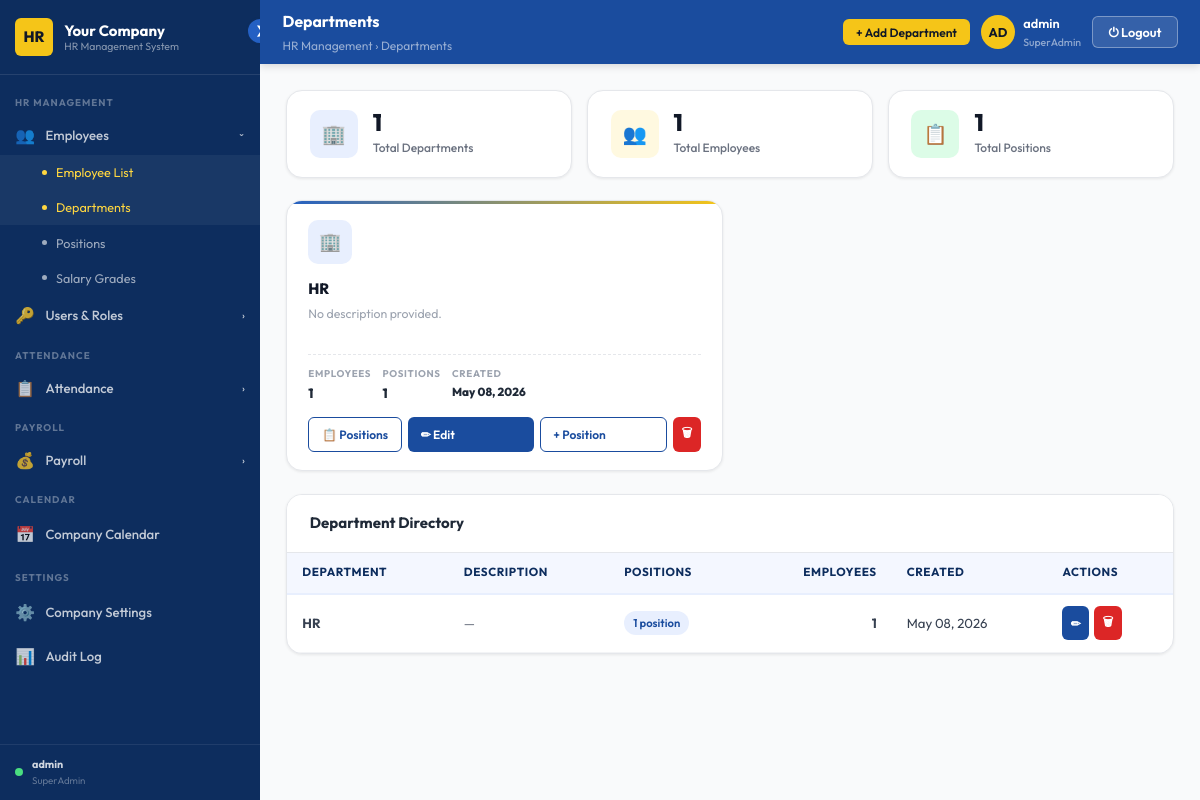
The page /employees/departments/ (signed in) on the database its author committed.
### employees/models.py (models this page shows, shortened)
class Department(models.Model):
    name        = models.CharField(max_length=100)
    description = models.TextField(blank=True)
    created_at  = models.DateTimeField(auto_now_add=True)

### employees/views.py (the view, shortened to what this page needs)
@login_required
def departments_view(request):
    departments = Department.objects.annotate(
        emp_count      = Count('employee', distinct=True),
        position_count = Count('position', distinct=True),
    ).prefetch_related('position_set').order_by('name')
    for dept in departments:
        dept.positions_detail = dept.position_set.annotate(
            emp_count=Count('employee')
        ).order_by('name')
    return render(request, 'hrms/departments.html', {
        'departments': departments,
        **_branding(),
    })

### accounts/access.py (called while the page is built, shortened)
def get_user_role(user):
    if not user or not user.is_authenticated:
        return None
    if user.is_superuser:
        return _MockRole('SuperAdmin')

def has_admin_role(user):
    role = get_user_role(user)
    return role is not None and role.name in ADMIN_ROLES

    def __call__(self, request):
        path = request.path
        if path in PUBLIC_PATHS:
            return self.get_response(request)
        if any(path.startswith(p) for p in PUBLIC_PREFIXES):
            return self.get_response(request)
        if any(path.startswith(p) for p in self.ADMIN_PREFIXES):
            if not request.user.is_authenticated:
                return redirect(f'/login/?next={path}')
            if not has_admin_role(request.user):
                return render(request, 'hrms/403.html', status=403)
        return self.get_response(request)

### accounts/context_processors.py (called while the page is built, shortened)
def user_role(request):
    role      = get_user_role(request.user)
    role_name = role.name if role else ''
    return {
        'user_role':      role,
        'is_super_admin': role_name == 'SuperAdmin',
        'is_hr_admin':    role_name in {'SuperAdmin', 'HRAdmin'},
        'is_staff_admin': role_name in {'SuperAdmin', 'HRAdmin', 'StaffAdmin'},
    }

### employees/views.py (called while the page is built)
def _branding():
    try:
        s = CompanySettings.objects.first()
        if s:
            return {
                'company_name':     s.company_name,
                'company_initials': s.company_initials,
                'company_logo':     s.company_logo.url if s.company_logo else '',
            }
    except Exception:
        pass
    return {
        'company_name':     'Your Company',
        'company_initials': 'HR',
        'company_logo':     '',
    }

### templates/hrms/departments.html (shortened to what this page needs)
{% extends "hrms/admin_base.html" %}
{% load static %}
{% block page_title %}Departments{% endblock %}
{% block breadcrumb %}HR Management › Departments{% endblock %}
{% block header_actions %}
  <button class="btn btn-gold btn-sm" onclick="openModal('add-dept-modal'); resetDeptForm();">+ Add Department</button>
{% endblock %}
{% block content %}
<div style="display:grid;grid-template-columns:repeat(3,1fr);gap:1rem;margin-bottom:1.5rem;">
  <div class="stat-card">
    <div class="stat-icon blue">🏢</div>
    <div><div class="stat-num">{{ departments|length }}</div><div class="stat-label">Total Departments</div></div>
  </div>
  <div class="stat-card">
    <div class="stat-icon gold">👥</div>
    <div>
      <div class="stat-num">{% for d in departments %}{{ d.emp_count|add:0 }}{% if not forloop.last %}+{% endif %}{% endfor %}</div>
      <div class="stat-label">Total Employees</div>
    </div>
  </div>
  <div class="stat-card">
    <div class="stat-icon green">📋</div>
    <div>
      <div class="stat-num">{% for d in departments %}{{ d.position_count|add:0 }}{% if not forloop.last %}+{% endif %}{% endfor %}</div>
      <div class="stat-label">Total Positions</div>
    </div>
  </div>
</div>
<div class="dept-grid">
  {% for dept in departments %}
  <div class="dept-card">
    <div class="dept-icon">🏢</div>
    <div class="dept-name">{{ dept.name }}</div>
    <div class="dept-desc">{{ dept.description|default:"No description provided." }}</div>
    <div class="dept-meta">
      <div class="dept-meta-item">
        <span class="label">Employees</span>
        <span class="val">{{ dept.emp_count }}</span>
      </div>
      <div class="dept-meta-item">
        <span class="label">Positions</span>
        <span class="val">{{ dept.position_count }}</span>
      </div>
      <div class="dept-meta-item">
        <span class="label">Created</span>
        <span class="val" style="font-size:.78rem;">{{ dept.created_at|date:"M d, Y" }}</span>
      </div>
    </div>
    <div class="dept-actions">
      {% if dept.positions_detail %}
      <button class="btn btn-outline btn-sm" style="flex:0;"
              onclick="togglePositions({{ dept.id }})">📋 Positions</button>
      {% endif %}
      <button class="btn btn-primary btn-sm" style="flex:1;"
              onclick="editDept({{ dept.id }}, '{{ dept.name|escapejs }}', '{{ dept.description|escapejs }}')">
        ✏ Edit
      </button>
      <button class="btn btn-outline btn-sm" style="flex:1;"
              onclick="resetPositionForm(); openModal('add-position-modal'); document.getElementById('pos-dept-id').value={{ dept.id }}; document.getElementById('pos-dept-name').textContent='{{ dept.name|escapejs }}'">
        + Position
      </button>
      <button class="btn btn-danger btn-sm btn-icon"
              onclick="deleteDept({{ dept.id }}, '{{ dept.name|escapejs }}', {{ dept.emp_count }})">🗑</button>
    </div>
  </div>
  {% empty %}
  <div style="grid-column:1/-1;text-align:center;padding:3rem;color:var(--gray-400);">
    <div style="font-size:2.5rem;margin-bottom:.75rem;">🏢</div>
    No departments yet. Add your first one.
  </div>
  {% endfor %}
</div>
{% if departments %}
<div class="card">
  <div class="card-header"><h3>Department Directory</h3></div>
  <div class="table-wrap">
    <table class="data-table">
      <thead>
        <tr>
          <th>Department</th>
          <th>Description</th>
          <th>Positions</th>
          <th style="text-align:right;">Employees</th>
          <th>Created</th>
          <th>Actions</th>
        </tr>
      </thead>
      <tbody>
        {% for dept in departments %}
        <tr>
          <td><strong>{{ dept.name }}</strong></td>
          <td style="color:var(--gray-500);max-width:220px;">{{ dept.description|truncatechars:60|default:"—" }}</td>
          <td>
            <span class="badge badge-blue">{{ dept.position_count }} position{{ dept.position_count|pluralize }}</span>
          </td>
          <td style="text-align:right;font-weight:700;">{{ dept.emp_count }}</td>
          <td>{{ dept.created_at|date:"M d, Y" }}</td>
          <td>
            <div style="display:flex;gap:.35rem;">
              <button class="btn btn-primary btn-sm btn-icon"
                      onclick="editDept({{ dept.id }}, '{{ dept.name|escapejs }}', '{{ dept.description|escapejs }}')">✏</button>
              <button class="btn btn-danger btn-sm btn-icon"
                      onclick="deleteDept({{ dept.id }}, '{{ dept.name|escapejs }}', {{ dept.emp_count }})">🗑</button>
            </div>
          </td>
        </tr>
        {% endfor %}
      </tbody>
    </table>
  </div>
</div>
{% endif %}
{% endblock %}

### templates/hrms/admin_base.html (shortened to what this page needs)
{% load static %}
<!DOCTYPE html>
<html lang="en">
<head>
  <link rel="stylesheet" href="{% static 'css/base.css' %}"/>
</head>
<body>
<div class="admin-layout">
  <aside class="sidebar" id="sidebar">
    <button class="sidebar-toggle" id="sidebar-toggle" title="Toggle Sidebar">❯</button>
    <div class="sidebar-logo">
      <div class="logo-mark" id="logo-mark">
        {% if company_logo %}
          <img src="{{ company_logo }}" alt="Logo"
               style="width:100%;height:100%;object-fit:cover;border-radius:var(--radius-sm);">
        {% else %}
          {{ company_initials|default:"HR" }}
        {% endif %}
      </div>
      <div class="logo-text">
        {{ company_name|default:"Your Company" }}
        <span>HR Management System</span>
      </div>
    </div>
    <nav class="sidebar-nav" id="sidebar-nav">
      <div class="nav-section">
        <div class="nav-section-label">HR Management</div>
        <button class="nav-group-toggle" data-group="nav-hr">
          <span class="icon">👥</span><span class="label">Employees</span><span class="chevron">›</span>
        </button>
        <div class="nav-submenu" id="nav-hr">
          <a href="{% url 'employees:list' %}">Employee List</a>
          <a href="{% url 'employees:departments' %}">Departments</a>
          <a href="{% url 'employees:positions' %}">Positions</a>
          <a href="{% url 'employees:salary_grades' %}">Salary Grades</a>
        </div>
        {% if is_super_admin %}
        <button class="nav-group-toggle" data-group="nav-users">
          <span class="icon">🔑</span><span class="label">Users & Roles</span><span class="chevron">›</span>
        </button>
        {% endif %}
      </div>
      <div class="nav-section">
        <div class="nav-section-label">Attendance</div>
        <button class="nav-group-toggle" data-group="nav-att">
          <span class="icon">📋</span><span class="label">Attendance</span><span class="chevron">›</span>
        </button>
      </div>
      <div class="nav-section">
        <div class="nav-section-label">Payroll</div>
        <button class="nav-group-toggle" data-group="nav-payroll">
          <span class="icon">💰</span><span class="label">Payroll</span><span class="chevron">›</span>
        </button>
      </div>
      <div class="nav-section">
        <div class="nav-section-label">Calendar</div>
        <a class="nav-link" href="{% url 'calendar_app:index' %}">
          <span class="icon">📅</span><span class="label">Company Calendar</span>
        </a>
      </div>
      {% if is_super_admin %}
      <div class="nav-section">
        <div class="nav-section-label">Settings</div>
        <a class="nav-link" href="{% url 'employees:company_settings' %}">
          <span class="icon">⚙️</span><span class="label">Company Settings</span>
        </a>
        <a class="nav-link" href="{% url 'accounts:audit_log' %}">
          <span class="icon">📊</span><span class="label">Audit Log</span>
        </a>
      </div>
      {% endif %}
    </nav>
    <div style="padding:.75rem 1rem;border-top:1px solid rgba(255,255,255,.08);
                display:flex;align-items:center;gap:.6rem;">
      <div style="width:8px;height:8px;border-radius:50%;background:#4ADE80;flex-shrink:0;"></div>
      <div style="overflow:hidden;">
        <div style="font-size:.72rem;font-weight:700;color:rgba(255,255,255,.8);
                    white-space:nowrap;overflow:hidden;text-overflow:ellipsis;">
          {{ request.user.get_full_name|default:request.user.username }}
        </div>
        <div style="font-size:.65rem;color:rgba(255,255,255,.35);">
          {% if user_role %}{{ user_role.name }}{% else %}No Role{% endif %}
        </div>
      </div>
    </div>
  </aside>
  <div style="flex:1;display:flex;flex-direction:column;">
    <header class="admin-header" id="admin-header">
      <div>
        <div class="header-title">{% block page_title %}Dashboard{% endblock %}</div>
        <div class="header-breadcrumb">{% block breadcrumb %}Home{% endblock %}</div>
      </div>
      <div class="header-right">
        {% block header_actions %}{% endblock %}
        <div class="header-user">
          <div class="header-avatar">{{ request.user.username|slice:":2"|upper }}</div>
          <div>
            <div style="font-size:.85rem;font-weight:600;color:var(--white);">
              {{ request.user.get_full_name|default:request.user.username }}
            </div>
            {% if user_role %}
            <div style="font-size:.7rem;color:rgba(255,255,255,.5);">
              {{ user_role.name }}
            </div>
            {% endif %}
          </div>
        </div>
        <button class="btn-logout" onclick="confirmLogout()">⏻ Logout</button>
      </div>
    </header>
    <main class="admin-content" id="admin-content">
      {% block content %}{% endblock %}
    </main>
  </div>
</div>
</body>
</html>

### templates/hrms/departments.html (style rules this page uses)
.dept-grid { display: grid; grid-template-columns: repeat(auto-fill, minmax(290px,1fr)); gap: 1rem; margin-bottom: 1.5rem; }
.dept-card { background: var(--white); border: 1.5px solid var(--gray-200); border-radius: var(--radius-lg); padding: 1.25rem 1.4rem; box-shadow: var(--shadow-sm); transition: all .2s; position: relative; overflow: hidden; }
.dept-card::before { content: ''; position: absolute; top: 0; left: 0; right: 0; height: 3px; background: linear-gradient(90deg, var(--blue-700), var(--gold-500)); }
.dept-icon { width: 44px; height: 44px; border-radius: var(--radius-md); background: var(--blue-100); color: var(--blue-800); display: flex; align-items: center; justify-content: center; font-size: 1.2rem; margin-bottom: .85rem; }
.dept-name { font-size: 1rem; font-weight: 800; color: var(--gray-900); margin-bottom: .3rem; }
.dept-desc { font-size: .82rem; color: var(--gray-400); line-height: 1.5; min-height: 2.4rem; overflow: hidden; display: -webkit-box; -webkit-line-clamp: 2; -webkit-box-orient: vertical; }
.dept-meta { display: flex; gap: .75rem; margin-top: .85rem; padding-top: .75rem; border-top: 1px dashed var(--gray-200); }
.dept-meta-item { display: flex; flex-direction: column; gap: .1rem; }
.dept-meta-item .label { font-size: .65rem; font-weight: 700; text-transform: uppercase; letter-spacing: .07em; color: var(--gray-400); }
.dept-meta-item .val { font-size: .88rem; font-weight: 800; color: var(--gray-800); }
.dept-actions { display: flex; gap: .4rem; margin-top: .85rem; }

### rows shown on the page
Department: emp_count|add "1", position_count|add "1", name "HR", description "No description provided.", emp_count "1", position_count "1", created_at "May 08, 2026", description "—"

### other values the page prints
{{ company_initials|default:"HR" }} "HR"
{{ company_name|default:"Your Company" }} "Your Company"
{{ request.user.get_full_name|default:request.user.username }} "admin"
{{ user_role.name }} "SuperAdmin"
{{ request.user.username|slice:":2"|upper }} "AD"
{{ departments|length }} "1"
